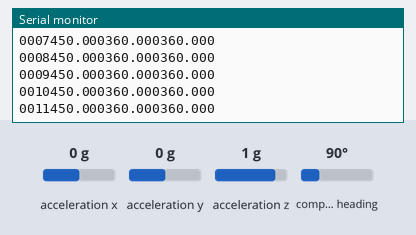
Recording of a sketch running on a simulated Arduino Uno, built with avr-gcc and run on an emulated ATmega328P. Parts: the last lines printed to the serial monitor. Inputs (shaded band) come from the test bench; at power-on: acceleration x 0 g, acceleration y 0 g, acceleration z 1 g, compass heading 90°.

Above: at 2.2 s.
2.3 s: acceleration x set to -1.4 g
At 2.34 s:
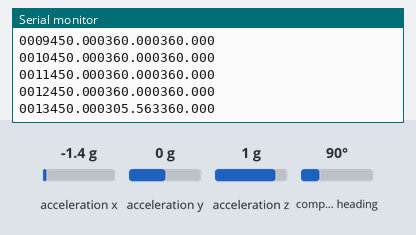
3.8 s: acceleration y set to -1.4 g
At 3.87 s:
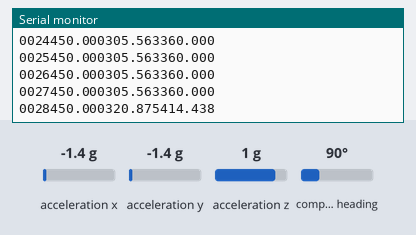
5.3 s: acceleration z set to -1.4 g
At 5.3 s:
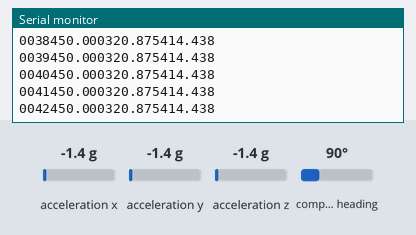
6.8 s: compass heading set to 7°
At 6.84 s:
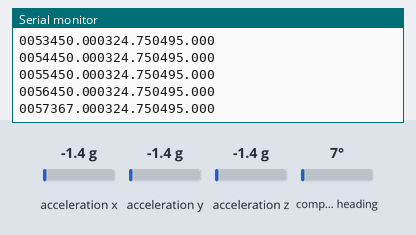
Timing chart, 0 to 9.3 s (numbered marks = the images above; inputs shaded):
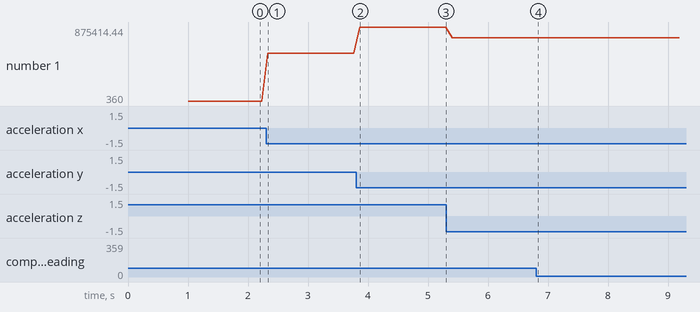

The sketch:

BNO055code.ino
```cpp
#include <Wire.h>
#include <Adafruit_Sensor.h>
#include <Adafruit_BNO055.h>
#include <utility/imumaths.h>

Adafruit_BNO055 bno = Adafruit_BNO055(55,0x29);

char SXYZ[32];
char I[5];
int i=0;

void XYZ(int i)
{
  sensors_event_t event;
  bno.getEvent(&event);

  char X[8], Y[8], Z[8];
  float x=event.orientation.x+360, y=event.orientation.y+360, z=event.orientation.z+360;
  int j=0;

  itoa(i, I, 10);
  dtostrf(x, 7, 3, X);
  dtostrf(y, 7, 3, Y);
  dtostrf(z, 7, 3, Z);

  if(i<1000){
    if(i<100){
      if(i<10){
        I[3]=I[0];
        I[2]='0';
        I[1]='0';
        I[0]='0';
      }
      else{
        I[3]=I[1];
        I[2]=I[0];
        I[1]='0';
        I[0]='0';
      }
    }
    else{
      I[3]=I[2];
      I[2]=I[1];
      I[1]=I[0];
      I[0]='0';
    }
  }

  if(x<100){
    if(x<10){
      for(j=6; j>=2; j--)
        X[j]=X[j-2];
      X[1]='0';
      X[0]='0';
    }
    else{
      for(j=6; j>=1; j--)
        X[j]=X[j-1];
      X[0]='0';
    }
  }

  if(y<100){
    if(y<10){
      for(j=6; j>=2; j--)
        Y[j]=Y[j-2];
      Y[1]='0';
      Y[0]='0';
    }
    else{
      for(j=6; j>=1; j--)
        Y[j]=Y[j-1];
      Y[0]='0';
    }
  }

  if(z<100){
    if(z<10){
      for(j=6; j>=2; j--)
        Z[j]=Z[j-2];
      Z[1]='0';
      Z[0]='0';
    }
    else{
      for(j=6; j>=1; j--)
        Z[j]=Y[j-1];
      Z[0]='0';
    }
  }

  for(j=0; j<4; j++)
    SXYZ[j]=I[j];
  for(j=4; j<11; j++)
    SXYZ[j]=X[j-4];
  for(j=11; j<18; j++)
    SXYZ[j]=Y[j-11];
  for(j=18; j<25; j++)
    SXYZ[j]=Z[j-18];
}

void setup(void)
{
  Serial.begin(9600);
  Serial.println("Orientation Sensor Test"); Serial.println("");

  if(!bno.begin())
  {
    Serial.print("Ooops, no BNO055 detected ... Check your wiring or I2C ADDR!");
    while(1);
  }

  delay(1000);

  bno.setExtCrystalUse(true);
}

void loop(void)
{
  XYZ(i);

  i++;
  if(i==10000)
    i=0;

  Serial.println(SXYZ);

  delay(100);
}
```

Measured:
- after the input at 2.3 s, the serial monitor: prints a new line at once (image 1)
- after the input at 3.8 s, the serial monitor: prints a new line after 0.07 s (image 2)
- after the input at 6.8 s, the serial monitor: prints a new line at once (image 4)
- plotted number 1: 360 → 563360 after the input at 2.3 s, 563360 → 875414.44 after the input at 3.8 s, 875414.44 → 750495 after the input at 5.3 s
